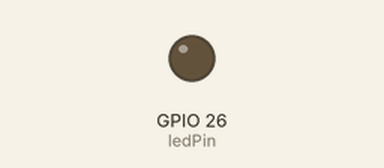
Recording of a sketch running on a simulated ESP32. On the bench: output pins drawn as LEDs (lit = HIGH).

Above: at 0.05 s.
At 1.2 s:
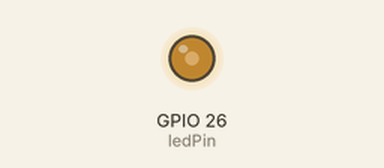
At 2.35 s:
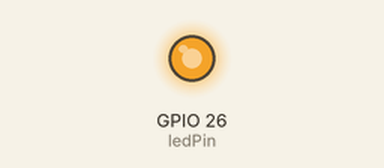
At 4.65 s:
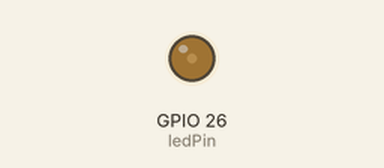
Timing chart, 0 to 6.6 s (numbered marks = the images above):
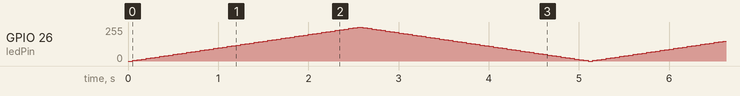

The sketch:

BreathingLight_Yellow.ino
```cpp
const int ledPin = 26;
int step = 5;
int delayTime = 50;
void setup() {
  pinMode(ledPin, OUTPUT);
}

void loop() {
  for (int i = 0; i<255; i=i+step) {
    analogWrite(ledPin, i);
    delay(delayTime);
  }
  for (int i = 255; i>0; i=i-step) {
    analogWrite(ledPin, i);
    delay(delayTime);
  }
}
```
